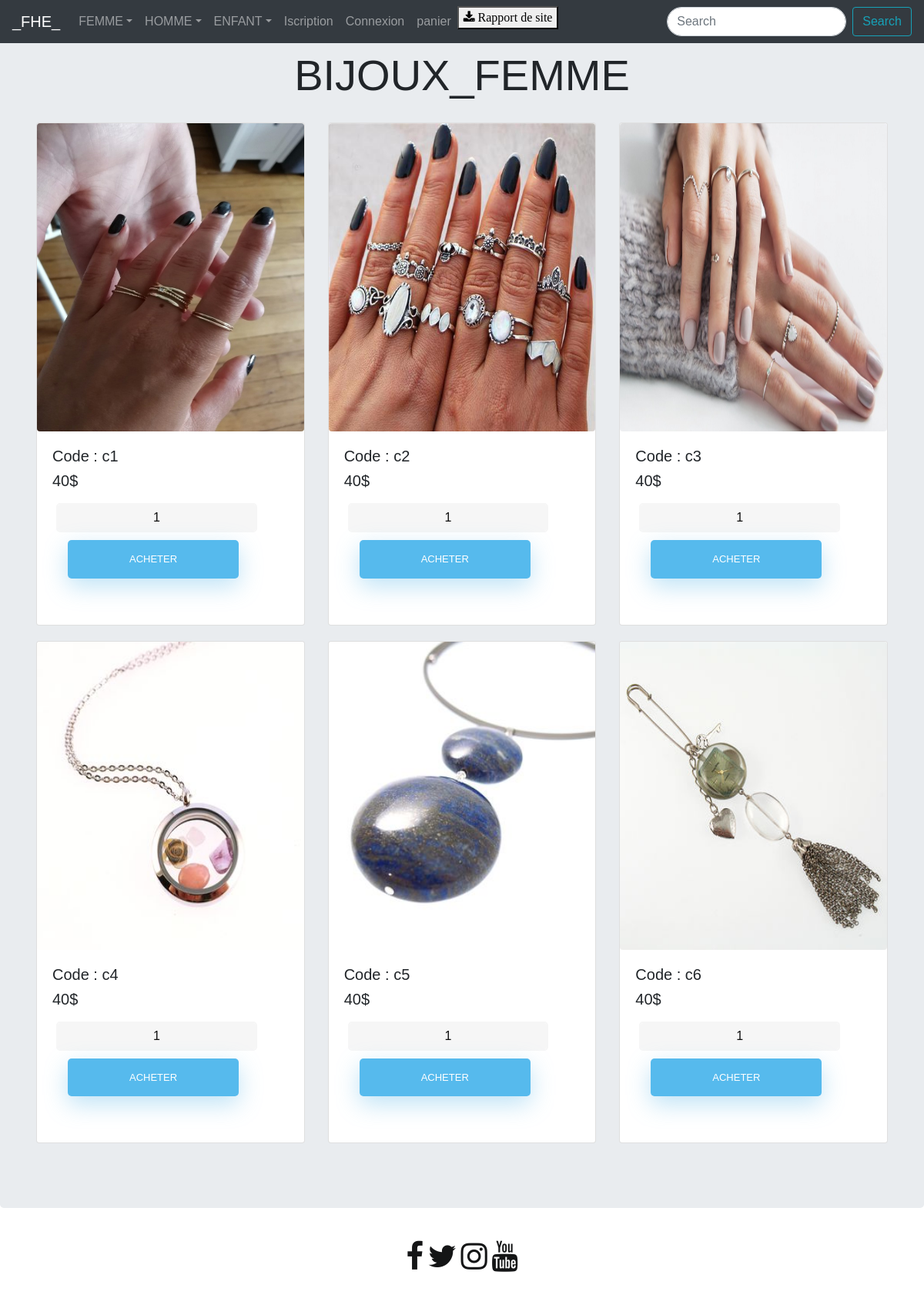
/BIJOUX_FEMME.php, run on the app's committed database.
### tables this page shows
CREATE TABLE `product` (
  `id` int(11) NOT NULL,
  `pname` varchar(255) DEFAULT NULL,
  `image` varchar(255) DEFAULT NULL,
  `price` double DEFAULT NULL
);

### BIJOUX_FEMME.php (the view, shortened to what this page needs)
 <!doctype html>
 <html lang="en">
   <head>
     <link rel="stylesheet" href="https://stackpath.bootstrapcdn.com/bootstrap/4.3.1/css/bootstrap.min.css">
     <link rel="stylesheet" href="https://cdnjs.cloudflare.com/ajax/libs/font-awesome/4.7.0/css/font-awesome.min.css">
     <link rel="stylesheet" type="text/css" href="ACCUEIL.css">
 </head>
   <body>
<div class="jumbotron" >
  <div class="container-fluid padding">
    <div class="row welcome text-center">
      <div class="col-12 ">
        <h1 class="display-4">BIJOUX_FEMME</h1>
      </div>
    </div>
  </div>
  <div class="container-fluid padding">
  <div class="row">
    <div class="col-md-4 col-xs-4 col-sm-3 col-md-2">
      <div class="card">
        <?php
          $conn = mysqli_connect("localhost","id13014500_root","chaimaelmejgari","id13014500_ex_db");
          $query = "SELECT * FROM product where id=24 ";
            $result = mysqli_query($conn,$query);
            if(mysqli_num_rows($result) > 0) {
                while ($row = mysqli_fetch_array($result)) { ?>
                        <form method="post" action="cart.php?action=add&id=<?php echo $row["id"]; ?>">
                                 <img src="<?php echo $row["image"]; ?>" class="card-img-top rounded mx-auto d-block">
                                <div class="card-body">
                                <h5 class="card-text"><?php echo $row["pname"]; ?></h5>
                                <h5 class="card-title"><?php echo $row["price"]; ?>$</h5>
                                <input type="text" name="quantity" class="form-control" value="1">
                                <input class="btn btn-outline-secondary" type="submit" name="add"
                                       value="acheter">
                                       </div>
                        </form>
                    <?php
                }
            }
        ?>
      </div>
    </div>
    <div class="col-md-4 col-xs-4 col-sm-3 col-md-2">
      <div class="card">
        <?php
          $conn = mysqli_connect("localhost","id13014500_root","chaimaelmejgari","id13014500_ex_db");
          $query = "SELECT * FROM product where id=25 ";
            $result = mysqli_query($conn,$query);
            if(mysqli_num_rows($result) > 0) {
                while ($row = mysqli_fetch_array($result)) { ?>
                        <form method="post" action="cart.php?action=add&id=<?php echo $row["id"]; ?>">
                                 <img src="<?php echo $row["image"]; ?>" class="card-img-top rounded mx-auto d-block">
                                <div class="card-body">
                                <h5 class="card-text"><?php echo $row["pname"]; ?></h5>
                                <h5 class="card-title"><?php echo $row["price"]; ?>$</h5>
                                <input type="text" name="quantity" class="form-control" value="1">
                                <input class="btn btn-outline-secondary" type="submit" name="add"
                                       value="acheter">
                                       </div>
                        </form>
                    <?php
                }
            }
        ?>
      </div>
    </div>
    <div class="col-md-4 col-xs-4 col-sm-3 col-md-2 ">
      <div class="card">
        <?php
          $conn = mysqli_connect("localhost","id13014500_root","chaimaelmejgari","id13014500_ex_db");
          $query = "SELECT * FROM product where id=26 ";
            $result = mysqli_query($conn,$query);
            if(mysqli_num_rows($result) > 0) {
                while ($row = mysqli_fetch_array($result)) { ?>
                        <form method="post" action="cart.php?action=add&id=<?php echo $row["id"]; ?>">
                                 <img src="<?php echo $row["image"]; ?>" class="card-img-top rounded mx-auto d-block">
                                <div class="card-body">
                                <h5 class="card-text"><?php echo $row["pname"]; ?></h5>
                                <h5 class="card-title"><?php echo $row["price"]; ?>$</h5>
                                <input type="text" name="quantity" class="form-control" value="1">
                                <input class="btn btn-outline-secondary" type="submit" name="add"
                                       value="acheter">
                                       </div>
                        </form>
                    <?php
                }
            }
        ?>
      </div>
    </div>
  </div>
  </div>
  <div class="container-fluid padding">
  <div class="row">
    <div class="col-md-4 col-xs-4 col-sm-3 col-md-2">
      <div class="card">
        <?php
          $conn = mysqli_connect("localhost","id13014500_root","chaimaelmejgari","id13014500_ex_db");
          $query = "SELECT * FROM product where id=27 ";
            $result = mysqli_query($conn,$query);
            if(mysqli_num_rows($result) > 0) {
                while ($row = mysqli_fetch_array($result)) { ?>
                        <form method="post" action="cart.php?action=add&id=<?php echo $row["id"]; ?>">
                                 <img src="<?php echo $row["image"]; ?>" class="card-img-top rounded mx-auto d-block">
                                <div class="card-body">
                                <h5 class="card-text"><?php echo $row["pname"]; ?></h5>
                                <h5 class="card-title"><?php echo $row["price"]; ?>$</h5>
                                <input type="text" name="quantity" class="form-control" value="1">
                                <input class="btn btn-outline-secondary" type="submit" name="add"
                                       value="acheter">
                                       </div>
                        </form>
                    <?php
                }
            }
        ?>
      </div>
    </div>
    <div class="col-md-4 col-xs-4 col-sm-3 col-md-2">
      <div class="card">
        <?php
          $conn = mysqli_connect("localhost","id13014500_root","chaimaelmejgari","id13014500_ex_db");
          $query = "SELECT * FROM product where id=28 ";
            $result = mysqli_query($conn,$query);
            if(mysqli_num_rows($result) > 0) {
                while ($row = mysqli_fetch_array($result)) { ?>
                        <form method="post" action="cart.php?action=add&id=<?php echo $row["id"]; ?>">
                                 <img src="<?php echo $row["image"]; ?>" class="card-img-top rounded mx-auto d-block">
                                <div class="card-body">
                                <h5 class="card-text"><?php echo $row["pname"]; ?></h5>
                                <h5 class="card-title"><?php echo $row["price"]; ?>$</h5>
                                <input type="text" name="quantity" class="form-control" value="1">
                                <input class="btn btn-outline-secondary" type="submit" name="add"
                                       value="acheter">
                                       </div>
                        </form>
                    <?php
                }
            }
        ?>
      </div>
    </div>
    <div class="col-md-4 col-xs-4 col-sm-3 col-md-2 ">
      <div class="card">
       <?php
          $conn = mysqli_connect("localhost","id13014500_root","chaimaelmejgari","id13014500_ex_db");
          $query = "SELECT * FROM product where id=29 ";
            $result = mysqli_query($conn,$query);
            if(mysqli_num_rows($result) > 0) {
                while ($row = mysqli_fetch_array($result)) { ?>
                        <form method="post" action="cart.php?action=add&id=<?php echo $row["id"]; ?>">
                                 <img src="<?php echo $row["image"]; ?>" class="card-img-top rounded mx-auto d-block">
                                <div class="card-body">
                                <h5 class="card-text"><?php echo $row["pname"]; ?></h5>
                                <h5 class="card-title"><?php echo $row["price"]; ?>$</h5>
                                <input type="text" name="quantity" class="form-control" value="1">
                                <input class="btn btn-outline-secondary" type="submit" name="add"
                                       value="acheter">
                                       </div>
                        </form>
                    <?php
                }
            }
        ?>
      </div>
    </div>
  </div>
  </div>
</div>
<?php
     include("menu/menu.php")
  ?>
    </body>
 </html>

### ACCUEIL.css (style rules this page uses)
[class*="col"] { margin-bottom: 20px; }
img { width: 100%; height: 400px; }
html { background-color: #ffffff; }
body { font-family: "Poppins", sans-serif; height: 100vh; }
input[type=button], input[type=submit], input[type=reset] { background-color: #56baed; border: none; color: white; padding: 15px 80px; text-align: center; text-decoration: none; display: inline-block; text-transform: uppercase; font-size: 13px; -webkit-box-shadow: 0 10px 30px 0 rgba(95,186,233,0.4); box-shadow: 0 10px 30px 0 rgba(95,186,233,0.4); -webkit-border-radius: 5px 5px 5px 5px; border-radius: 5px 5px 5px 5px; margin: 5px 20px 40px 20px; -webkit-transition: all 0.3s ease-in-out; -moz-transition: all 0.3s ease-in-out; -ms-transition: all 0.3s ease-in-out; -o-transition: all 0.3s ease-in-out; transition: all 0.3s ease-in-out; }
input[type=text] { background-color: #f6f6f6; border: none; color: #0d0d0d; padding: 15px 32px; text-align: center; text-decoration: none; display: inline-block; font-size: 16px; margin: 5px; width: 85%; border: 2px solid #f6f6f6; -webkit-transition: all 0.5s ease-in-out; -moz-transition: all 0.5s ease-in-out; -ms-transition: all 0.5s ease-in-out; -o-transition: all 0.5s ease-in-out; transition: all 0.5s ease-in-out; -webkit-border-radius: 5px 5px 5px 5px; border-radius: 5px 5px 5px 5px; }
input[type=text]:placeholder { color: #cccccc; }
.form-control { border-radius:1.5rem; }

### data on the page
product: image (picture), pname "Code : c1", price "40"
product: image (picture), pname "Code : c2", price "40"
product: image (picture), pname "Code : c3", price "40"
product: image (picture), pname "Code : c4", price "40"
product: image (picture), pname "Code : c5", price "40"
product: image (picture), pname "Code : c6", price "40"
